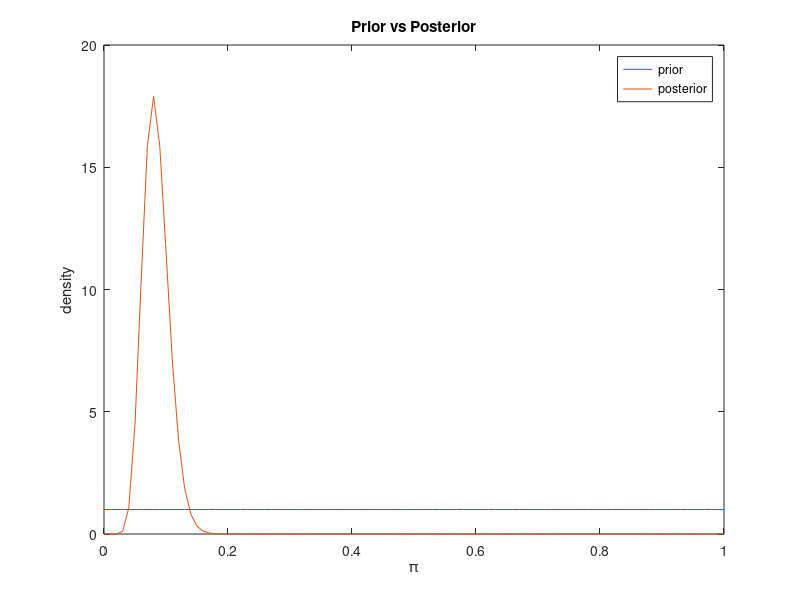

The MATLAB script that drew this image:
clear all;
%% (iii)
load("geo_beta.mat");
N = length(w);
a = 1;
b = 1;
pi_param = 0:0.01:1;

prior_dist_fun = @(x) x.^(a-1).*(1-x).^(b-1)./(beta(a,b));
post_didt_fun = @(x) x.^(N+a-1).*(1-x).^(sum(w)+b-1)./(beta(N+a, sum(w)+b-1));

figure('Name','Prior vs Posterior');
plot(pi_param, prior_dist_fun(pi_param)); hold on;
plot(pi_param, post_didt_fun(pi_param));
xlabel('\pi');
ylabel('density');
title('Prior vs Posterior');
legend('prior', 'posterior');

%% (iv)
integral(prior_dist_fun, 0.15, 1)
integral(post_didt_fun, 0.15, 1)

%% (v)

sum(w)